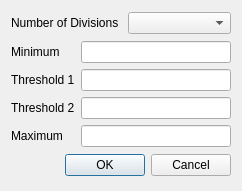
<?xml version="1.0" encoding="UTF-8"?>
<ui version="4.0">
 <class>PhotonCountSetup</class>
 <widget class="QDialog" name="PhotonCountSetup">
  <property name="geometry">
   <rect>
    <x>0</x>
    <y>0</y>
    <width>242</width>
    <height>191</height>
   </rect>
  </property>
  <property name="windowTitle">
   <string>Dialog</string>
  </property>
  <layout class="QVBoxLayout" name="verticalLayout_3">
   <item>
    <layout class="QHBoxLayout" name="horizontalLayout">
     <item>
      <widget class="QLabel" name="label">
       <property name="text">
        <string>Number of Divisions </string>
       </property>
      </widget>
     </item>
     <item>
      <widget class="QComboBox" name="cB_noDiv"/>
     </item>
    </layout>
   </item>
   <item>
    <layout class="QHBoxLayout" name="horizontalLayout_2">
     <item>
      <layout class="QVBoxLayout" name="verticalLayout_2">
       <item>
        <widget class="QLabel" name="lb_lv1">
         <property name="text">
          <string>Minimum</string>
         </property>
        </widget>
       </item>
       <item>
        <widget class="QLabel" name="lb_lv2">
         <property name="text">
          <string>Threshold 1</string>
         </property>
        </widget>
       </item>
       <item>
        <widget class="QLabel" name="lb_lv3">
         <property name="text">
          <string>Threshold 2</string>
         </property>
        </widget>
       </item>
       <item>
        <widget class="QLabel" name="lb_lv4">
         <property name="text">
          <string>Maximum</string>
         </property>
        </widget>
       </item>
      </layout>
     </item>
     <item>
      <layout class="QVBoxLayout" name="verticalLayout">
       <item>
        <widget class="QLineEdit" name="lE_lv1">
         <property name="alignment">
          <set>Qt::AlignRight|Qt::AlignTrailing|Qt::AlignVCenter</set>
         </property>
        </widget>
       </item>
       <item>
        <widget class="QLineEdit" name="lE_lv2">
         <property name="alignment">
          <set>Qt::AlignRight|Qt::AlignTrailing|Qt::AlignVCenter</set>
         </property>
        </widget>
       </item>
       <item>
        <widget class="QLineEdit" name="lE_lv3">
         <property name="alignment">
          <set>Qt::AlignRight|Qt::AlignTrailing|Qt::AlignVCenter</set>
         </property>
        </widget>
       </item>
       <item>
        <widget class="QLineEdit" name="lE_lv4">
         <property name="alignment">
          <set>Qt::AlignRight|Qt::AlignTrailing|Qt::AlignVCenter</set>
         </property>
        </widget>
       </item>
      </layout>
     </item>
    </layout>
   </item>
   <item>
    <widget class="QDialogButtonBox" name="buttonBox">
     <property name="orientation">
      <enum>Qt::Horizontal</enum>
     </property>
     <property name="standardButtons">
      <set>QDialogButtonBox::Cancel|QDialogButtonBox::Ok</set>
     </property>
    </widget>
   </item>
  </layout>
 </widget>
 <resources/>
 <connections>
  <connection>
   <sender>buttonBox</sender>
   <signal>accepted()</signal>
   <receiver>PhotonCountSetup</receiver>
   <slot>accept()</slot>
   <hints>
    <hint type="sourcelabel">
     <x>248</x>
     <y>254</y>
    </hint>
    <hint type="destinationlabel">
     <x>157</x>
     <y>274</y>
    </hint>
   </hints>
  </connection>
  <connection>
   <sender>buttonBox</sender>
   <signal>rejected()</signal>
   <receiver>PhotonCountSetup</receiver>
   <slot>reject()</slot>
   <hints>
    <hint type="sourcelabel">
     <x>316</x>
     <y>260</y>
    </hint>
    <hint type="destinationlabel">
     <x>286</x>
     <y>274</y>
    </hint>
   </hints>
  </connection>
 </connections>
</ui>
